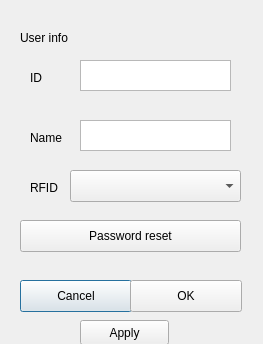
<?xml version="1.0" encoding="UTF-8"?>
<ui version="4.0">
 <class>Dialog</class>
 <widget class="QDialog" name="Dialog">
  <property name="geometry">
   <rect>
    <x>0</x>
    <y>0</y>
    <width>263</width>
    <height>344</height>
   </rect>
  </property>
  <property name="windowTitle">
   <string>Dialog</string>
  </property>
  <widget class="QLabel" name="label">
   <property name="geometry">
    <rect>
     <x>20</x>
     <y>30</y>
     <width>58</width>
     <height>16</height>
    </rect>
   </property>
   <property name="text">
    <string>User info</string>
   </property>
  </widget>
  <widget class="QPushButton" name="pushButton">
   <property name="geometry">
    <rect>
     <x>20</x>
     <y>280</y>
     <width>112</width>
     <height>32</height>
    </rect>
   </property>
   <property name="text">
    <string>Cancel</string>
   </property>
  </widget>
  <widget class="QPushButton" name="pushButton_2">
   <property name="geometry">
    <rect>
     <x>130</x>
     <y>280</y>
     <width>112</width>
     <height>32</height>
    </rect>
   </property>
   <property name="text">
    <string>OK</string>
   </property>
  </widget>
  <widget class="QLabel" name="label_2">
   <property name="geometry">
    <rect>
     <x>30</x>
     <y>130</y>
     <width>58</width>
     <height>16</height>
    </rect>
   </property>
   <property name="text">
    <string>Name</string>
   </property>
  </widget>
  <widget class="QTextEdit" name="textEdit">
   <property name="geometry">
    <rect>
     <x>80</x>
     <y>120</y>
     <width>151</width>
     <height>31</height>
    </rect>
   </property>
  </widget>
  <widget class="QLabel" name="label_3">
   <property name="geometry">
    <rect>
     <x>30</x>
     <y>70</y>
     <width>58</width>
     <height>16</height>
    </rect>
   </property>
   <property name="text">
    <string>ID</string>
   </property>
  </widget>
  <widget class="QTextEdit" name="textEdit_2">
   <property name="geometry">
    <rect>
     <x>80</x>
     <y>60</y>
     <width>151</width>
     <height>31</height>
    </rect>
   </property>
  </widget>
  <widget class="QPushButton" name="pushButton_3">
   <property name="geometry">
    <rect>
     <x>20</x>
     <y>220</y>
     <width>221</width>
     <height>32</height>
    </rect>
   </property>
   <property name="text">
    <string>Password reset</string>
   </property>
  </widget>
  <widget class="QComboBox" name="comboBox">
   <property name="geometry">
    <rect>
     <x>70</x>
     <y>170</y>
     <width>171</width>
     <height>32</height>
    </rect>
   </property>
  </widget>
  <widget class="QLabel" name="label_4">
   <property name="geometry">
    <rect>
     <x>30</x>
     <y>180</y>
     <width>58</width>
     <height>16</height>
    </rect>
   </property>
   <property name="text">
    <string>RFID</string>
   </property>
  </widget>
  <widget class="QPushButton" name="exitButton">
   <property name="geometry">
    <rect>
     <x>80</x>
     <y>320</y>
     <width>89</width>
     <height>25</height>
    </rect>
   </property>
   <property name="text">
    <string>Apply</string>
   </property>
  </widget>
 </widget>
 <resources/>
 <connections/>
</ui>
